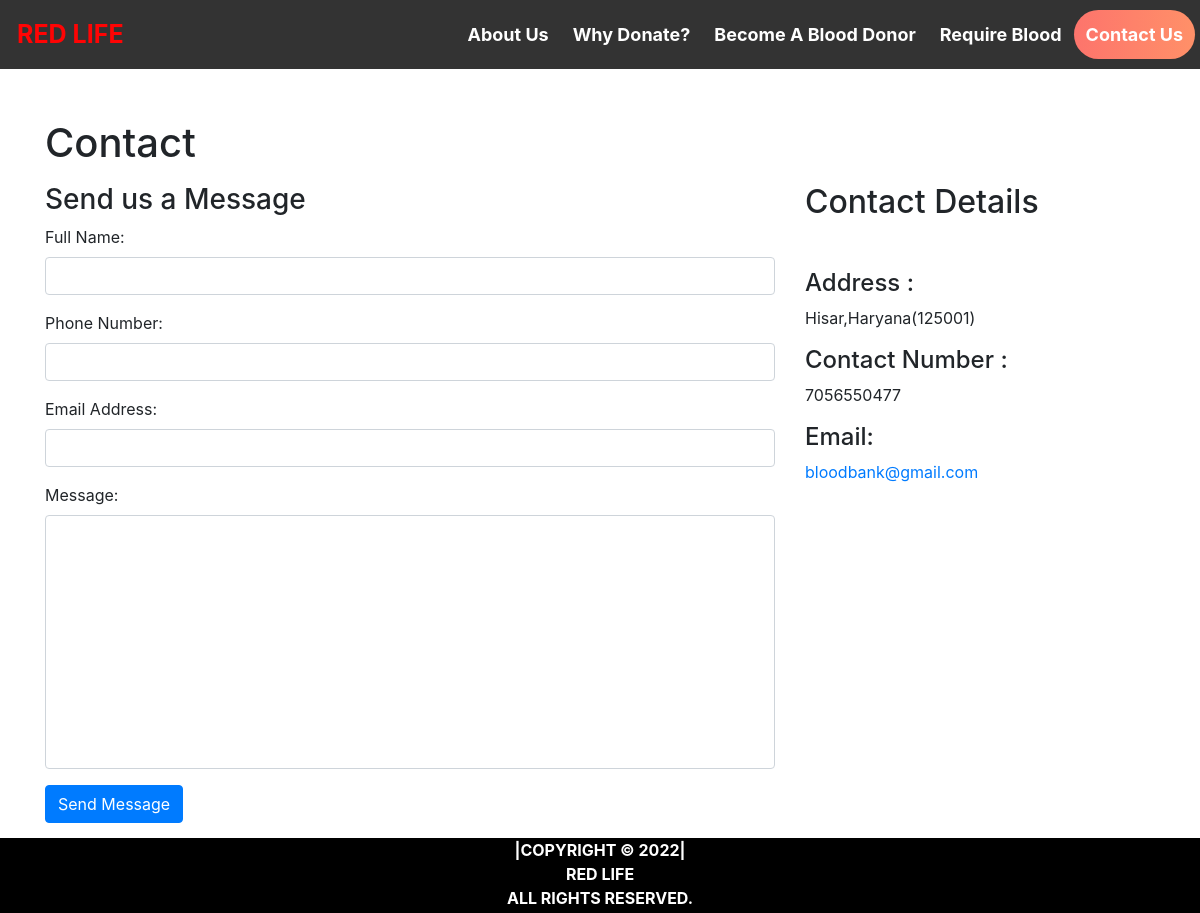
The app's page /contact_us.php, older data.
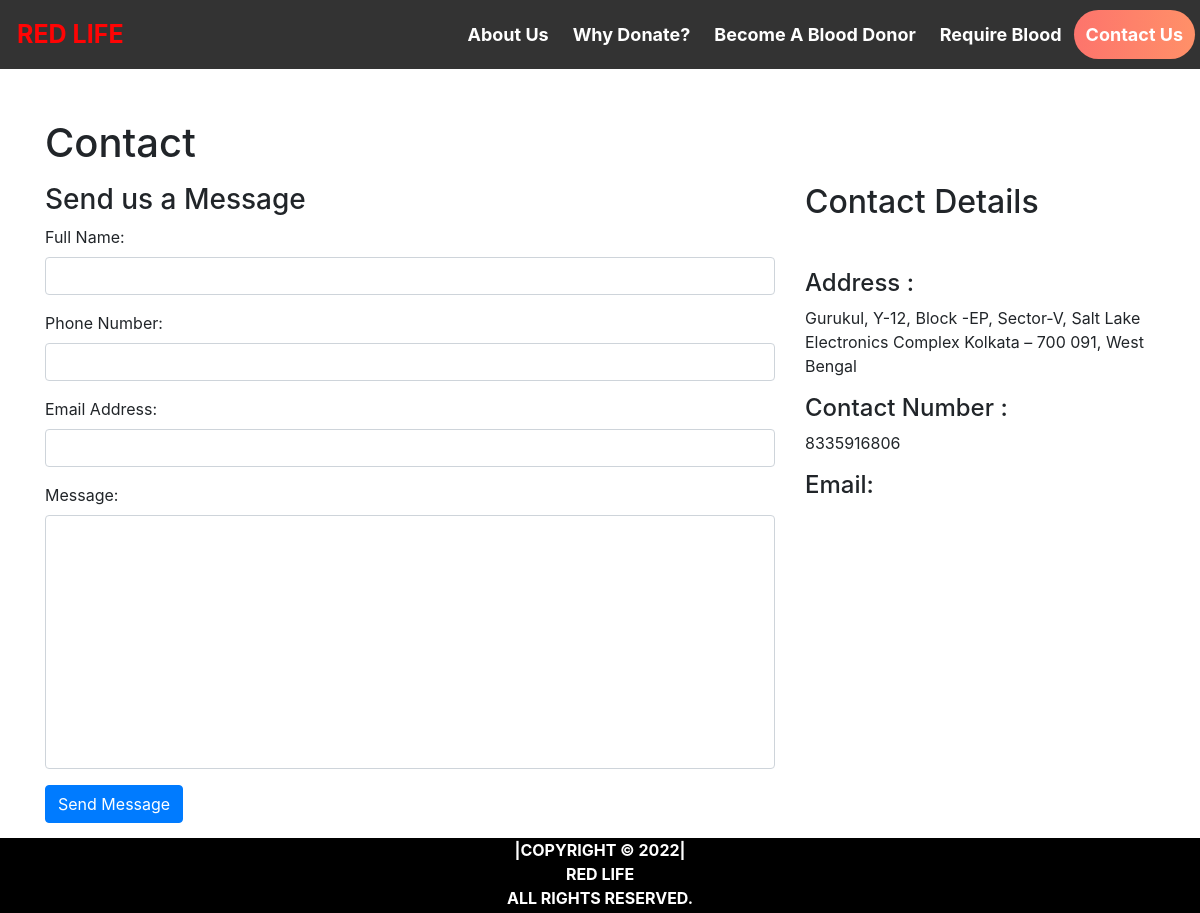
The same page, newer data.
### tables this page shows
create table contact_info(
contact_id int auto_increment Not Null,
contact_address varchar(100) NOT NULL,
contact_mail varchar(50) NOT NULL,
contact_phone varchar(100) NOT NULL,
primary key(contact_id)
);

### contact_us.php (the view, shortened to what this page needs)
<html>
<head>
  <link rel="stylesheet" href="https://maxcdn.bootstrapcdn.com/bootstrap/4.5.2/css/bootstrap.min.css">
</head>
<body>
<?php $active ='contact';
include 'head.php'; ?>
<div id="page-container" style="margin-top:50px; position: relative;min-height: 84vh;">
  <div class="container">
  <div id="content-wrap" style="padding-bottom:50px;">
    <h1 class="mt-4 mb-3">Contact</h1>
    <div class="row">
      <div class="col-lg-8 mb-4">
        <h3>Send us a Message</h3>
        <form name="sentMessage"  method="post">
            <div class="control-group form-group">
                <div class="controls">
                    <label>Full Name:</label>
                    <input type="text" class="form-control" id="name" name="fullname" required>
                </div>
            </div>
            <div class="control-group form-group">
                <div class="controls">
                    <label>Phone Number:</label>
                    <input type="tel" class="form-control" id="phone" name="contactno"  required >
                </div>
            </div>
            <div class="control-group form-group">
                <div class="controls">
                    <label>Email Address:</label>
                    <input type="email" class="form-control" id="email" name="email" required>
                </div>
            </div>
            <div class="control-group form-group">
                <div class="controls">
                    <label>Message:</label>
                    <textarea rows="10" cols="100" class="form-control" id="message" name="message" required  maxlength="999" style="resize:none"></textarea>
                </div>
            </div>
            <button type="submit" name="send"  class="btn btn-primary">Send Message</button>
        </form>
    </div>
    <div class="col-lg-4 mb-4">
        <h2>Contact Details</h2>
        <?php
          include 'conn.php';
          $sql= "select * from contact_info";
          $result=mysqli_query($conn,$sql);
          if(mysqli_num_rows($result)>0)   {
              while($row = mysqli_fetch_assoc($result)) { ?>
        <br>
        <p>
            <h4>Address :</h4><?php echo $row['contact_address']; ?>
        </p>
        <p>
            <h4>Contact Number :</h4><?php echo $row['contact_phone']; ?>
        </p>
        <p>
          <h4>  Email: </h4><a href="#"><?php echo $row['contact_mail']; ?></a>
        </p>
        <?php }
      } ?>
    </div>
</div>
</div>
</div>
<?php include 'footer.php' ?>
</div>
</body>
</html>

### head.php (shortened to what this page needs)
<html>
<head>
</head>
<body>
  <div class="header">
    <a href="home.php" class="logo"<?php if($active=='home') echo "class='logo2'"; ?>>RED LIFE </a>
    <div class="header-right">
    <a href="about_us.php"  <?php if($active=='about') echo "class='act'"; ?> >About Us</a>
    <a href="why_donate_blood.php"  <?php if($active=='why') echo "class='act'"; ?>>Why Donate?</a>
      <a href="donate_blood.php"  <?php if($active=='donate') echo "class='act'"; ?>>Become A Blood Donor</a>
      <a href="need_blood.php" <?php if($active=='need') echo "class='act'"; ?>>Require Blood</a>
      <a href="contact_us.php" <?php if($active=='contact') echo "class='act'"; ?>>Contact Us</a>
    </div>
  </div>
</body>
</html>

### footer.php (shortened to what this page needs)
<html>
<head>
</head>
<body>
  <div id="footer" >
  <b><center>|COPYRIGHT © 2022|<br>
  RED LIFE
  <br>
  ALL RIGHTS RESERVED.
  </center>
  </div>
</body>
</html>

### head.php (style rules this page uses)
.header { overflow:hidden; background-color: #333; top: 0; width:100%; padding: 10px 5px; color:#FF0404 ; }
.header a { float: left; color: white; text-align: center; padding: 12px; text-decoration: none; font-size: 18px; line-height: 25px; border-radius: 4px; font-weight:bold; }
.header a.logo { font-size: 25px; font-weight: bold; color:#FF0404 ; }
.header-right { float: right; }
a.act { background: linear-gradient(to right, #fd746c 0%, #ff9068 100%); color: white; border-radius:30px; }

### footer.php (style rules this page uses)
#footer { position:absolute; left: 0; bottom: 0; width: 100%; height: 75px; background-color:#000000; color:white; text-align: center; }

Row changes from the older to the newer data that the page shows:
removed contact_info: contact_address "Hisar,Haryana(125001)", contact_phone "7056550477", contact_mail "bloodbank@gmail.com"
added contact_info: contact_address "Gurukul, Y-12, Block -EP, Sector-V, Salt Lake Electronics Complex Kolkata – 700 091, West Bengal", contact_phone "8335916806"
